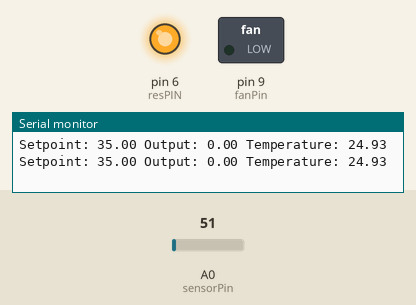
This sketch was run on a simulated Arduino Uno, built with avr-gcc and run on an emulated ATmega328P. On the bench: switched loads named in the sketch (green lamp = pin HIGH), output pins drawn as LEDs (lit = HIGH), the last lines printed to the serial monitor. The test bench sets the inputs (shaded band); at power-on: A0 (sensorPin) = 51.

Above: at 1.8 s.
1.9 s: A0 (sensorPin) set to 71
At 2.3 s:
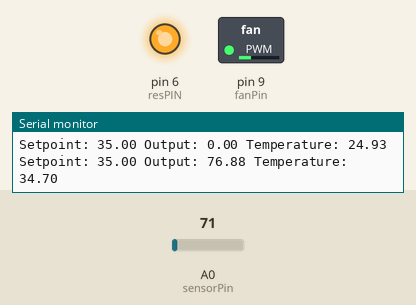
4.5 s: A0 (sensorPin) set to 72
At 6.8 s:
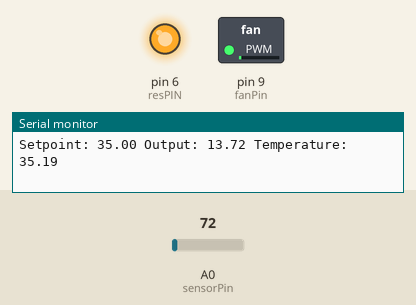
8.6 s: A0 (sensorPin) set to 86
At 9.3 s:
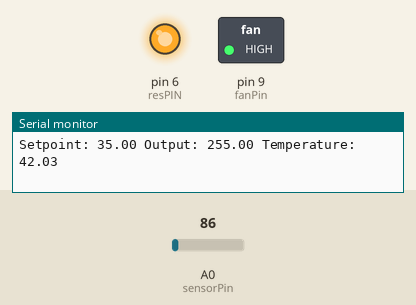
10.5 s: A0 (sensorPin) set to 61
At 12.1 s:
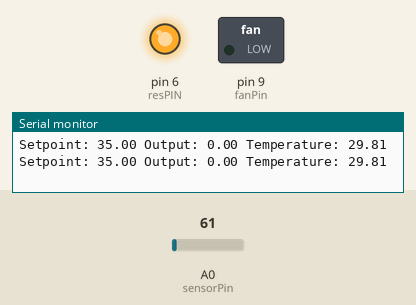
12.5 s: A0 (sensorPin) set to 112
At 13.8 s:
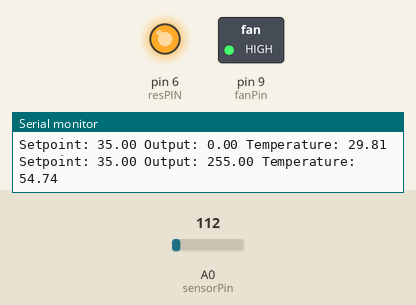
Timing chart, 0 to 15.5 s (numbered marks = the images above; inputs shaded):
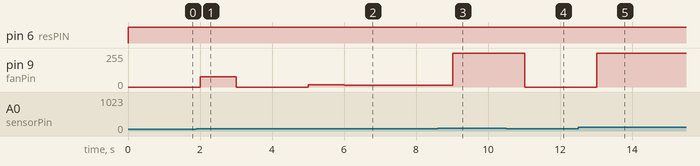

The sketch:

Controle_PID_fan.ino
```cpp
#include <PID_v1.h>

// Define os pinos utilizados
const int sensorPin = A0; // Pino do sensor de temperatura
const int resPIN = 6; // Pino de controle (PWM) da potencia da resistencia
const int fanPin = 9; // Pino de controle (PWM) para a ventoinha

// Variáveis de controle PID
double setpoint = 35.0; // Temperatura desejada que sistema foi escolhido para estabilizar
double input = 0.0; // Varaivel para salvar o valor lido pelo sensor
double output = 0.0; // Saída do controle PID(PWM)

// Parâmetros PID
double Kp = 70.0;
double Ki = 10.0;
double Kd = 1.0;

// Cria o objeto PID
PID myPID(&input, &output, &setpoint, Kp, Ki, Kd, REVERSE); // Inverte a ação do PID para ele apenas acionar quanto estiver acima do setpoint

// Função para ler a temperatura do sensor LM35
float readTemperature() {
  int sensorValue = analogRead(sensorPin);   // Lê o valor analógico do sensor na porta A0
  float voltage = sensorValue * (5.0 / 1023.0); // Converte para tensão
  float temperatureC = voltage * 100;       // Converte tensão para temperatura em Celsius (LM35)
  return temperatureC;
}

void setup() {
  // Inicializar a comunicação serial
  Serial.begin(9600);

  // Configuração os pinos
  pinMode(sensorPin, INPUT);
  pinMode(resPIN, OUTPUT);
  pinMode(fanPin, OUTPUT);

  // Inicializa o PID
  myPID.SetMode(AUTOMATIC);
  myPID.SetOutputLimits(0, 255); // Limita a saida do PID para PWM
}

void loop() {
  // Lê a temperatura atual do sensor
  input = readTemperature();

  // Calcula a saída PID
  myPID.Compute();

  // Define a potência da resistência como constante (máxima)
  analogWrite(resPIN, 255);

  // Aplica a saída do PID ao pino de controle da ventoinha (PWM)
  analogWrite(fanPin, output);

  // Imprime os valores para monitoramento
  Serial.print("Setpoint: ");
  Serial.print(setpoint);
  /*Serial.print(" Input: ");
  Serial.print(input);*/
  Serial.print(" Output: ");
  Serial.print(output);
  Serial.print(" Temperature: ");
  Serial.println(input);


  delay(1000);//delay de 1s para cada interação
}
```

Measured:
- the behaviour switches between 71 and 72 on A0 (sensorPin) (found by bisection; images 1 and 2)
- after the input at 1.9 s, pin 9 (fanPin): 0/255 → 76/255 after 0.10 s, → 0/255 1.0 s later
- after the input at 4.5 s, pin 9 (fanPin): 0/255 → 18/255 after 0.51 s, → 13/255 1.0 s later, → 14/255 2.0 s later
- after the input at 8.6 s, pin 9 (fanPin): 14/255 → 255/255 after 0.42 s
- after the input at 10.5 s, pin 9 (fanPin): 255/255 → 0/255 after 0.52 s
- after the input at 12.5 s, pin 9 (fanPin): 0/255 → 255/255 after 0.52 s
